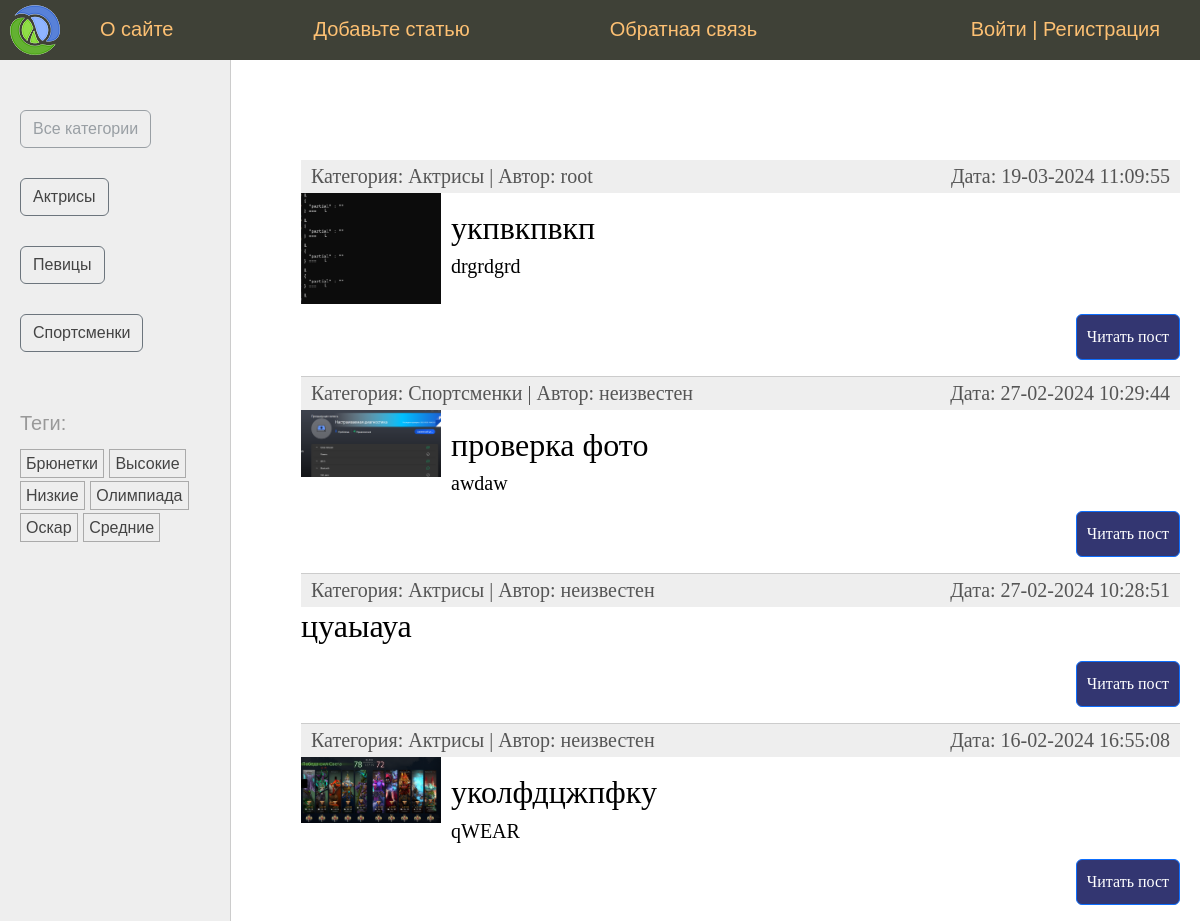
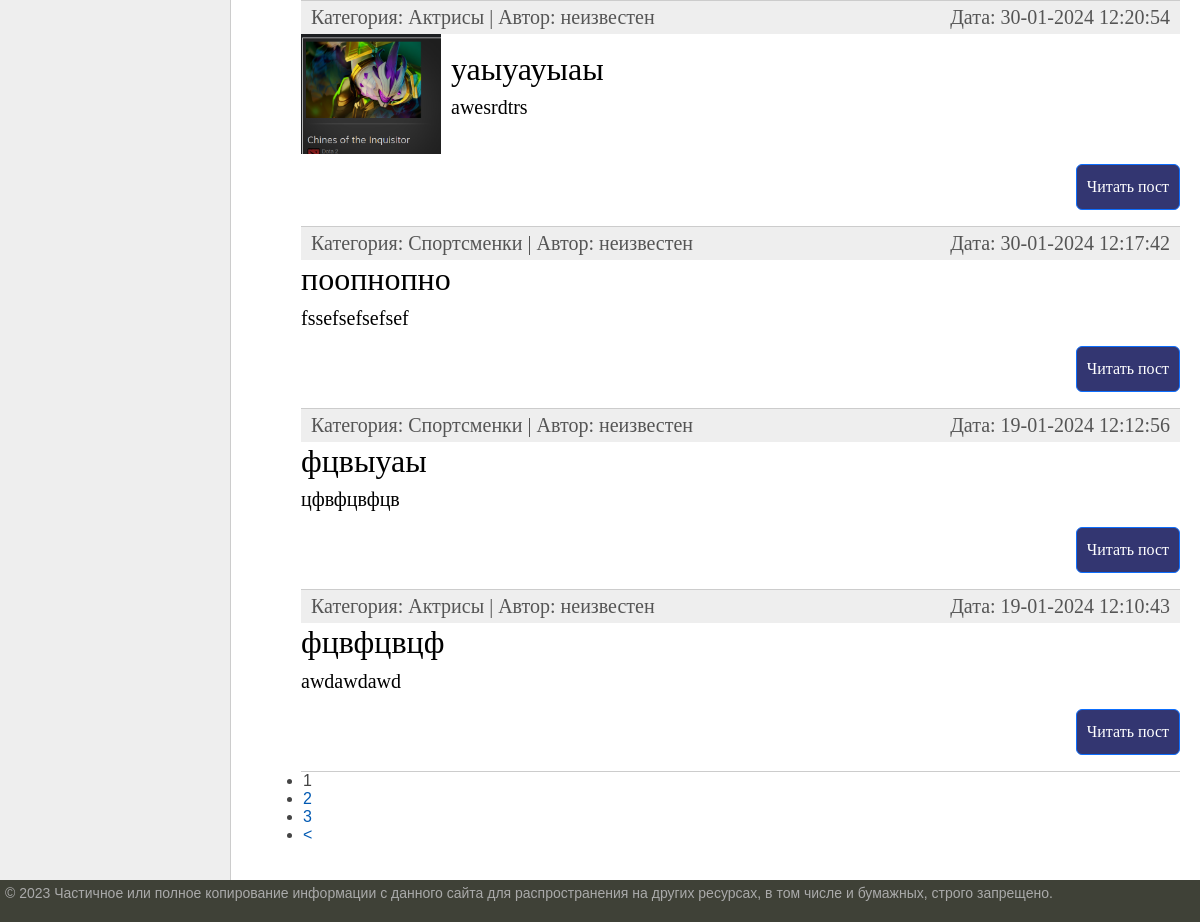
The page / on the database its author committed (2 pictures, top to bottom).
### women/models.py (models this page shows, shortened)
class Category(models.Model):
    class Meta:
        verbose_name = "категорию"
        verbose_name_plural = "Категории"
    name = models.CharField(max_length=100, db_index=True, verbose_name="Категория")
    slug = models.SlugField(max_length=255, unique=True, db_index=True)
    def get_absolute_url(self):
        return reverse('category', kwargs={'cat_slug': self.slug})

class TagPost(models.Model):
    tag = models.CharField(max_length=100, db_index=True)
    slug = models.SlugField(max_length=255, unique=True, db_index=True)
    def get_absolute_url(self):
        return reverse('tag', kwargs={'tag_slug': self.slug})

class Women(models.Model):
    class Status(models.IntegerChoices):
        DRAFT = 0, 'Черновик'
        PUBLISHED = 1, 'Опубликованно'
    title = models.CharField(max_length=255, verbose_name="Заголовок")
    slug = models.SlugField(max_length=255, unique=True, db_index=True, verbose_name="slug",validators=[MinLengthValidator(5, message="Миннимум 5 символов"), MaxLengthValidator(100),])
    photo = models.ImageField(upload_to="photos/%Y/%m/%d/", default=None, blank=True, null=True, verbose_name="Фото")
    content = models.TextField(blank=True, verbose_name="Текст статьи")
    time_create = models.DateTimeField(auto_now_add=True, verbose_name="Время создания")
    time_update = models.DateTimeField(auto_now=True, verbose_name="Время изменения")
    is_published = models.BooleanField(choices=tuple(map(lambda x: (bool(x[0]), x[1]), Status.choices)), default=Status.DRAFT, verbose_name="Статус")
    cat = models.ForeignKey('Category', on_delete=models.PROTECT, related_name='posts', verbose_name="Категории")
    tags = models.ManyToManyField('TagPost', blank=True, related_name='tags', verbose_name="Теги")
    husband = models.OneToOneField('Husband', on_delete=models.SET_NULL, null=True, blank=True, related_name='woman', verbose_name="Муж")
    auther = models.ForeignKey(get_user_model(), on_delete=models.SET_NULL, related_name='posts', null=True, default=None)
    objects = models.Manager()
    published = PublishedManager()
    class Meta:
        verbose_name = "известных женщин"
        verbose_name_plural = "Известные женщины"
        ordering = ['-time_create']
        indexes = [
            models.Index(fields=['-time_create'])
        ]
    def get_absolute_url(self):
        return reverse('post', kwargs={'post_slug': self.slug})

### women/views.py (the view)
# urls.py: path('', views.WomenHome.as_view(), name='home'),
class WomenHome(DataMixin, ListView):
    template_name = 'women/index.html'
    context_object_name = 'posts'
    title_page = 'Главная страница'
    cat_selected = 0
    def get_queryset(self):
        return Women.published.all().select_related('cat')

### users/context_processors.py (called while the page is built)
def get_women_context(request):
    return {'mainmenu': menu}

### women/models.py (called while the page is built)
    def get_queryset(self):
        return super().get_queryset().filter(is_published=Women.Status.PUBLISHED)

### women/templatetags/women_tags.py (called while the page is built)
@register.inclusion_tag('women/list_categories.html')
def show_categories(cat_selected=0):
    cats = Category.objects.annotate(total=Count("posts")).filter(total__gt=0)
    return {'cats': cats, 'cat_selected': cat_selected}

@register.inclusion_tag('women/list_tags.html')
def show_all_tags():
    return {'tags': TagPost.objects.annotate(total=Count("tags")).filter(total__gt=0)}

### women/templates/women/index.html (shortened to what this page needs)
{% extends 'base.html' %}
{% block content %}
<ul class="list-articles">
	{% for p in posts %}
			<li><div class="article-panel">
				<p class="first">Категория: {{ p.cat.name }} | Автор: {{ p.auther.username|default:"неизвестен" }}</p>
				<p class="last">Дата: {{ p.time_update|date:"d-m-Y H:i:s" }}</p>
			</div>
{% if p.photo %}
	<p><img class="img-article-left thumb" src="{{ p.photo.url }}"></p>
{% endif %}
				<h2>{{p.title}}</h2>
    {% autoescape off %}
	{{p.content|linebreaks|truncatewords:40}}
    {% endautoescape %}
			<p class="link-read-post"><a class="btn btn-primary" href="{{ p.get_absolute_url }}" role="button">Читать пост</a></p>
			</li>
	{% endfor %}
</ul>
{% endblock %}
{% block navigation %}
{% if page_obj.has_other_pages %}
<nav class="list-pages">
    <ul>
        {% for p in paginator.page_range %}
		{% if page_obj.number == p %}
		<li class="page-num page-num-selected">{{ p }}</li>
		{% elif p >= page_obj.number|add:-2 and p <= page_obj.number|add:2 %}
        <li class="page-num">
            <a href="?page={{ p }}">{{ p }}</a>
        </li>
		{% endif %}
        {% endfor %}
		{% if page_obj.has_next %}
		<li class="page-num">
            <a href="?page={{ page_obj.next_page_number }}">&lt;</a>
        </li>
		{% endif %}
    </ul>
</nav>
{% endif %}
{% endblock %}

### women/templates/women/list_categories.html
{% for cat in cats %}
{% if cat.id == cat_selected %}
<li class="btn btn-outline-secondary disabled">{{ cat.name }}</li>
{% else %}
<li><a class="btn btn-outline-secondary" href="{{ cat.get_absolute_url }}" role="button">{{ cat.name }}</a></li>
{% endif %}
{% endfor %}

### women/templates/women/list_tags.html
{% if tags %}
    <p>Теги:</p>
    <ul class="tags-list">
        {% for t in tags %}
        <li><a href="{{t.get_absolute_url}}">{{t.tag}}</a></li>
        {% endfor %}
</ul>
{% endif %}

### rows shown on the page
Category: name "Актрисы"
Category: name "Певицы"
Category: name "Спортсменки"
TagPost: tag "Брюнетки"
TagPost: tag "Высокие"
TagPost: tag "Низкие"
TagPost: tag "Олимпиада"
TagPost: tag "Оскар"
TagPost: tag "Средние"
Women: cat.name "Актрисы", auther.username "root", time_update "19-03-2024 11:09:55", photo (picture), title "укпвкпвкп", content "drgrdgrd"
Women: cat.name "Спортсменки", auther.username "неизвестен", time_update "27-02-2024 10:29:44", photo (picture), title "проверка фото", content "awdaw"
Women: cat.name "Актрисы", auther.username "неизвестен", time_update "27-02-2024 10:28:51", title "цуаыауа"
Women: cat.name "Актрисы", auther.username "неизвестен", time_update "16-02-2024 16:55:08", photo (picture), title "уколфдцжпфку", content "qWEAR"
Women: cat.name "Актрисы", auther.username "неизвестен", time_update "30-01-2024 12:20:54", photo (picture), title "уаыуауыаы", content "awesrdtrs"
Women: cat.name "Спортсменки", auther.username "неизвестен", time_update "30-01-2024 12:17:42", title "поопнопно", content "fssefsefsefsef"
Women: cat.name "Спортсменки", auther.username "неизвестен", time_update "19-01-2024 12:12:56", title "фцвыуаы", content "цфвфцвфцв"
Women: cat.name "Актрисы", auther.username "неизвестен", time_update "19-01-2024 12:10:43", title "фцвфцвцф", content "awdawdawd"

### other values the page prints
{{ m.title }} "О сайте" "Добавьте статью" "Обратная связь"
{{ p }} "1"
{{ p }} "2" "3"
